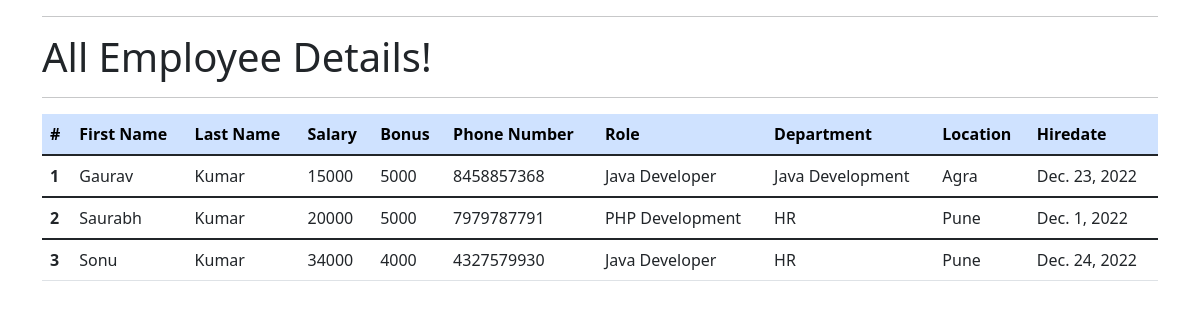
The app's page /all_emp with its own data.
### emp_app/models.py (models this page shows, shortened)
class Employee(models.Model) :
    first_name = models.CharField(max_length=100, null=False)
    last_name = models.CharField(max_length=100)
    dept = models.ForeignKey(Department, on_delete=models.CASCADE)
    salary = models.IntegerField(default=0)
    bonus = models.IntegerField(default=0)
    role = models.ForeignKey(Role, on_delete=models.CASCADE)
    phone = models.IntegerField(default=0)
    hire_date = models.DateField()
    def __str__(self):
        return "%s %s %s" %(self.first_name, self.last_name, self.phone)

class Role(models.Model) :
    name = models.CharField(max_length=100, null=False)

class Department(models.Model) :
    name = models.CharField(max_length=100, null=False)
    location = models.CharField(max_length=100)

### emp_app/views.py (the view)
# urls.py: path('all_emp', views.all_emp, name='all_emp'),
def all_emp(request):
    emps = Employee.objects.all()
    context = {
        'emps': emps
    }
    print(context)
    return render(request, 'view_all_emp.html', context)

### emp_app/templates/view_all_emp.html (shortened to what this page needs)
<!DOCTYPE html>
<html lang="en">
<head>
  <link href="https://cdn.jsdelivr.net/npm/bootstrap@5.1.3/dist/css/bootstrap.min.css" rel="stylesheet">
</head>
  <body>
  <div class="container">
    <hr>
          <h1>All Employee Details!</h1>
    <hr>
     <table class="table table-hover">
  <thead class="table-primary">
    <tr>
      <th scope="col">#</th>
      <th scope="col">First Name</th>
      <th scope="col">Last Name</th>
      <th scope="col">Salary</th>
      <th scope="col">Bonus</th>
      <th scope="col">Phone Number</th>
      <th scope="col">Role</th>
      <th scope="col">Department</th>
      <th scope="col">Location</th>
      <th scope="col">Hiredate</th>
    </tr>
  </thead>
         {% for emp in emps %}
  <tbody>
    <tr>
      <th scope="row">{{emp.id}}</th>
      <td>{{emp.first_name}}</td>
      <td>{{emp.last_name}}</td>
      <td>{{emp.salary}}</td>
      <td>{{emp.bonus}}</td>
      <td>{{emp.phone}}</td>
      <td>{{emp.role.name}}</td>
      <td>{{emp.dept.name}}</td>
      <td>{{emp.dept.location}}</td>
      <td>{{emp.hire_date}}</td>
    </tr>
  </tbody>
         {% endfor %}
</table>
  </div>
  </body>
</html>

### records on screen
Employee: id "1", first_name "Gaurav", last_name "Kumar", salary "15000", bonus "5000", phone "8458857368", role.name "Java Developer", dept.name "Java Development", dept.location "Agra", hire_date "Dec. 23, 2022"
Employee: id "2", first_name "Saurabh", last_name "Kumar", salary "20000", bonus "5000", phone "7979787791", role.name "PHP Development", dept.name "HR", dept.location "Pune", hire_date "Dec. 1, 2022"
Employee: id "3", first_name "Sonu", last_name "Kumar", salary "34000", bonus "4000", phone "4327579930", role.name "Java Developer", dept.name "HR", dept.location "Pune", hire_date "Dec. 24, 2022"
